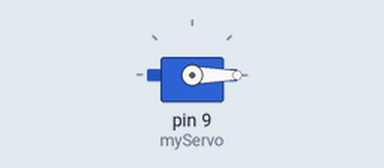
Recording of a sketch running on a simulated Arduino Uno, built with avr-gcc and run on an emulated ATmega328P. Parts: servo.

Above: at 0.1 s.
At 9.1 s:
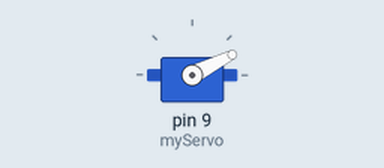
At 19.1 s:
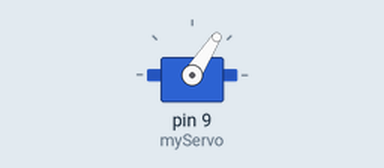
At 39.1 s:
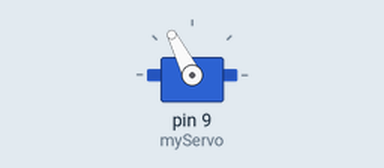
Timing chart, 0 to 40.0 s (numbered marks = the images above):
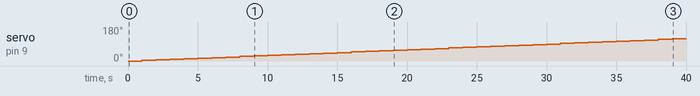

The sketch:

servo_practice.ino
```cpp
#include <Servo.h>

Servo myServo;
int servoDelay = 1000;
int servoMax = 180;
int servoMin=0;
int servoPos=0;
int timerSeconds=60;


void setup(){
  myServo.attach(9);

}


void loop(){
//  myServo.write(servoMax);
//  delay(servoDelay);
//
//  myServo.write(servoMin);
//  delay(servoDelay);

  //creates a 60 second countdown on the servo
  for(servoPos=servoMin; servoPos <= servoMax; servoPos += (servoMax/timerSeconds)){
    myServo.write(servoPos);
    delay(servoDelay);
  }

}
```

Measured:
- by itself, servo on pin 9 (myServo): moves from 0° to 117° over 38.0 s
